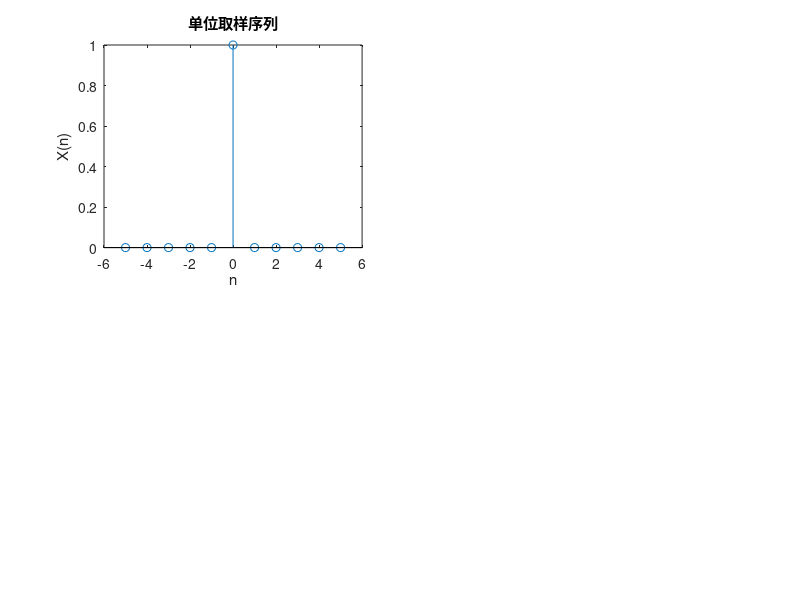

Recreate this plot in MATLAB.
clear;
n=-5:5;
x=[zeros(1,5) 1 zeros(1,5)]

subplot(2,2,1);
stem(n,x);
title('单位取样序列');
xlabel('n');
ylabel('X(n)');




